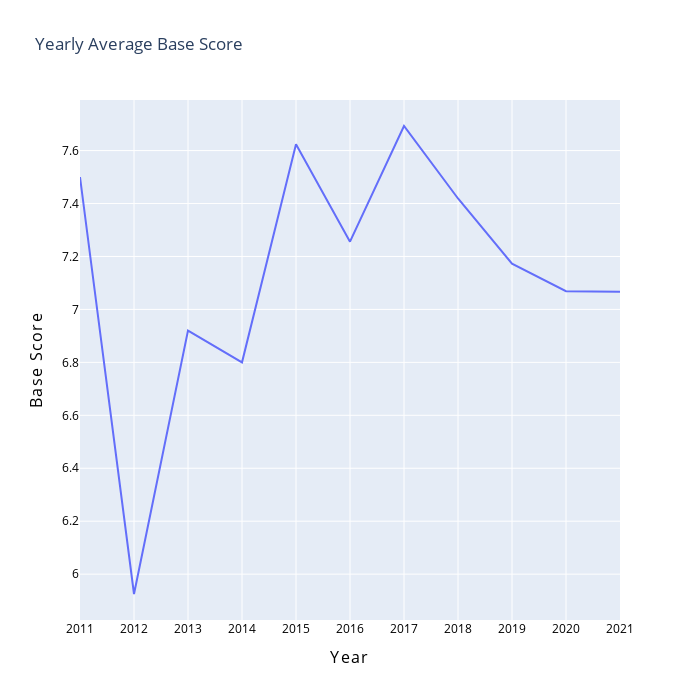

Here is the notebook cell this chart was saved with:
### Code cell
mean_df_base_score = dt_analyzer.calculate_mean_category(dataFrame, "year", "baseScore", "Year", "Base Score", True)
options = {
    'xAxisLabel': "<span style='letter-spacing: 1.3px;'>Year</span>",
    'yAxisLabel': "<span style='letter-spacing: 1.3px;'>Base Score</span>",
    'width': 700,
    'height': 700,
    'title': "Yearly Average Base Score",
    'format': "",
    'font_size': 16,
    'font_color': "black",
    'value_color': "black",
    'value_size': 12
}
dt_analyzer.show_line_chart(mean_df_base_score, "Year", "Base Score", options)

### Figure 1 — Plotly figure (JSON) as saved in the notebook; plotly's stock layout.template omitted (floating-point values rounded to 4 significant figures)
{"data": [{"hovertemplate": "Year=%{x}<br>Base Score=%{y}<extra></extra>", "legendgroup": "", "line": {"color": "#636efa", "dash": "solid"}, "marker": {"symbol": "circle"}, "mode": "lines", "name": "", "orientation": "v", "showlegend": false, "type": "scatter", "x": ["2011", "2012", "2013", "2014", "2015", "2016", "2017", "2018", "2019", "2020", "2021"], "xaxis": "x", "y": [7.5, 5.925, 6.92, 6.8, 7.624, 7.256, 7.693, 7.419, 7.173, 7.069, 7.067], "yaxis": "y"}], "layout": {"height": 700, "legend": {"tracegroupgap": 0}, "title": {"text": "Yearly Average Base Score"}, "width": 700, "xaxis": {"anchor": "y", "domain": [0, 1], "tickfont": {"color": "black", "size": 12}, "title": {"font": {"color": "black", "size": 16}, "text": "<span style='letter-spacing: 1.3px;'>Year</span>"}}, "yaxis": {"anchor": "x", "domain": [0, 1], "tickfont": {"color": "black", "size": 12}, "title": {"font": {"color": "black", "size": 16}, "text": "<span style='letter-spacing: 1.3px;'>Base Score</span>"}}}}
